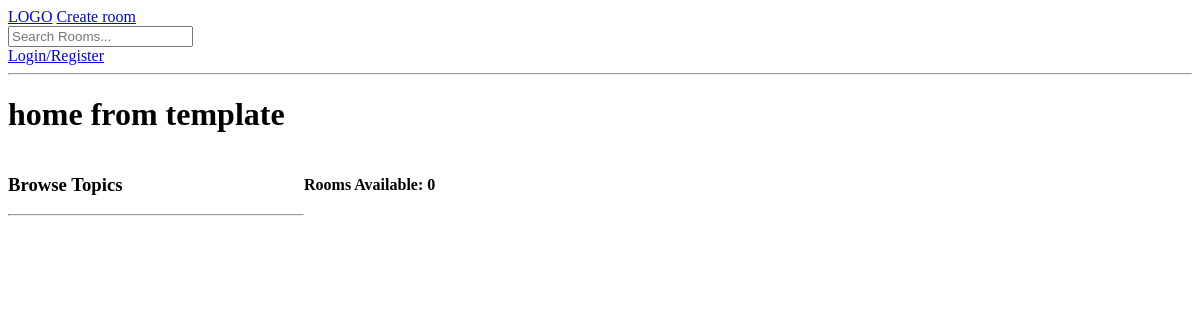
The app's page /?q=Django, older data.
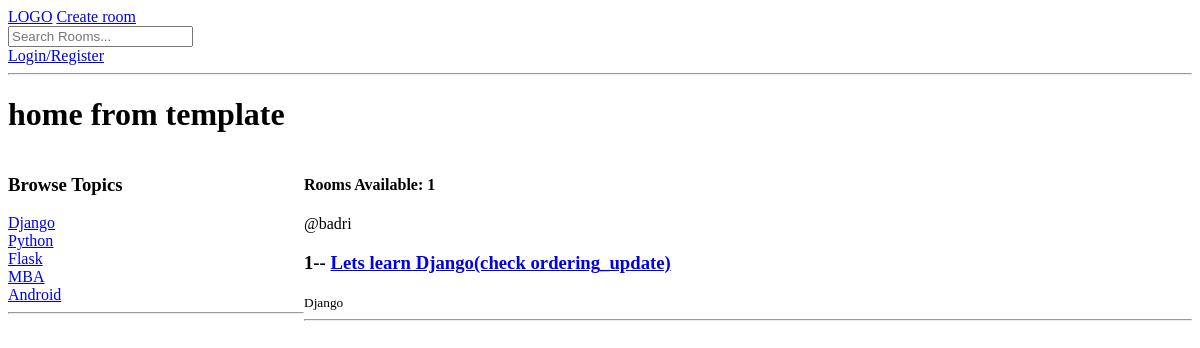
The same page, newer data.
### base/models.py (models this page shows, shortened)
class Topic(models.Model):
    name = models.CharField(max_length=200)

class Room(models.Model):
    host = models.ForeignKey(User, on_delete=models.SET_NULL, null=True)
    topic = models.ForeignKey(Topic, on_delete=models.SET_NULL, null=True)
    name = models.CharField(max_length=200)
    description = models.TextField(null=True, blank=True)
    updated = models.DateTimeField(auto_now=True)
    created = models.DateTimeField(auto_now_add=True)
    class Meta:
        ordering = ['-updated', '-created']

### base/views.py (the view)
# urls.py: path('', views.home, name='home'),
def home(request):
    if (request.GET.get('q') != None):
        q = request.GET.get('q')
    else:
        q = ''
    rooms = Room.objects.filter(
        Q(topic__name__icontains=q) |
        Q(name__icontains=q) |
        Q(description__icontains=q)
    )
    room_count = rooms.count()
    topics = Topic.objects.all()
    context = {'rooms': rooms, 'topics': topics, 'room_count': room_count}
    return render(request, 'home.html', context)

### base/templates/home.html (shortened to what this page needs)
{% extends 'main.html' %}
{% block content %}
<h1> home from template</h1>
<div class="home-container">
    <div>
        <h3> Browse Topics</h3>
        {% for topic in topics %}
            <div>
                <a href="{% url 'home'  %}?q={{topic.name}}">{{topic.name}}</a>
            </div>
        {% endfor %}
        <hr>
    </div>
    <div>
        <div>
            <h4>Rooms Available: {{room_count}}</h4>
        </div>
        {% for room in rooms %}
            <div>
                <span>@{{room.host.username}}</span>
                <h3>{{room.id}}-- <a href="{% url 'room' room.id %}">{{room.name}}</a></h3>
                <small> {{room.topic.name}} </small>
                <hr>
            </div>
        {% endfor %}
    </div>
</div>
{% endblock %}

Row changes from the older to the newer data that the page shows:
added Topic: name "Django"
added Topic: name "Python"
added Topic: name "Flask"
added Topic: name "MBA"
added Topic: name "Android"
added Room: host.username "badri", id "1", name "Lets learn Django(check ordering_update)", topic.name "Django"
Text that changed along with them:
{{ room_count }}: "0" → "1"
